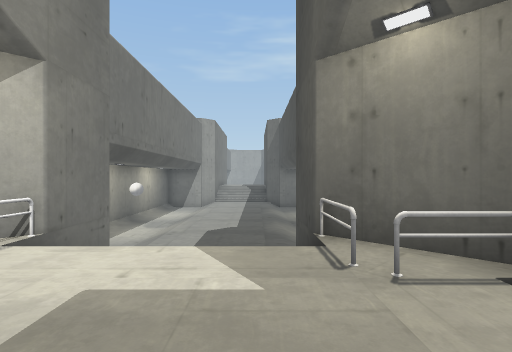
view 1 (above)

18 first-person views from a walk through a Unity game level. The camera is 1.5 m above the floor, looks level and sees 80° across. The floor is counted in squares, 2 m on a side. Each view is taken from the middle of a square. On the plan, view 1 faces up. The plan holds only what a view shows up to about 10 squares ahead; the rest is blank. The place goes on beyond the plan. The player is left out. Some surface patterns are stand-ins.

view 2
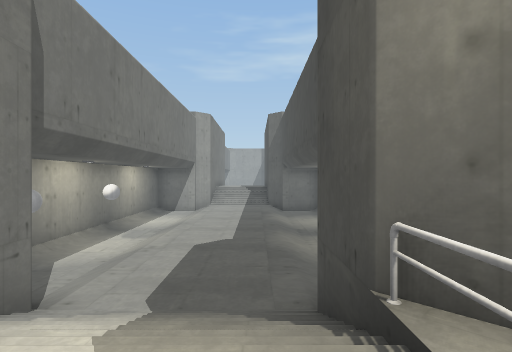

view 3
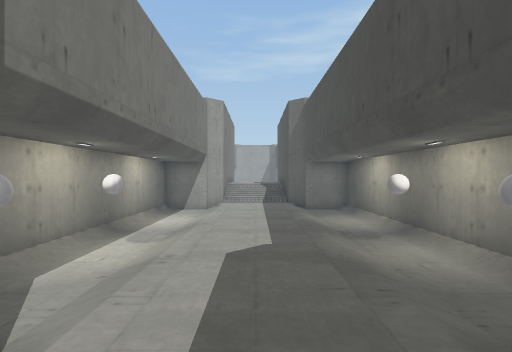

view 4
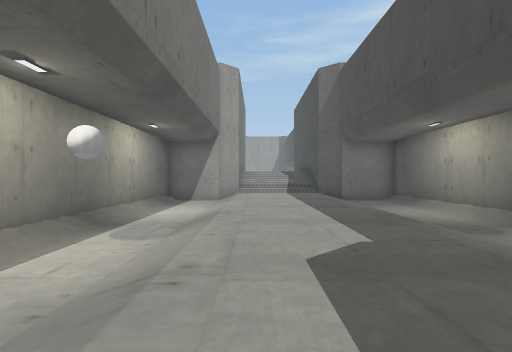

view 5
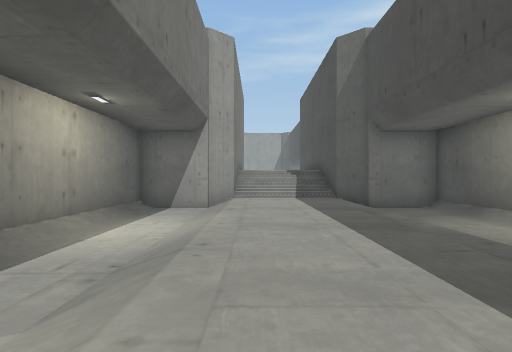

view 6
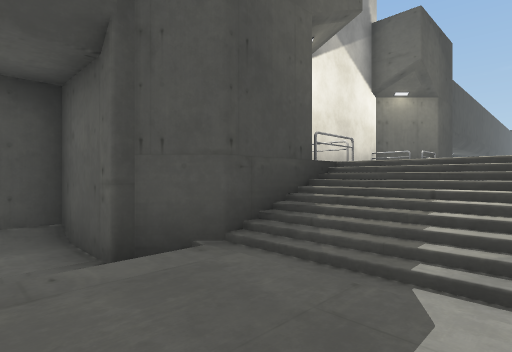

view 7
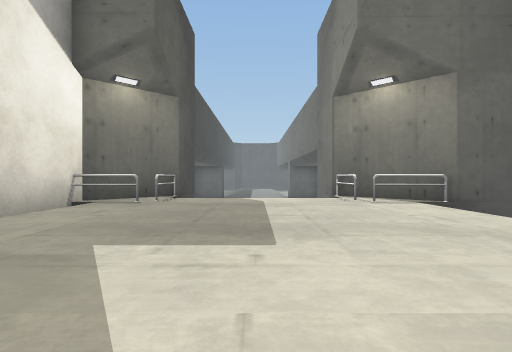

view 8
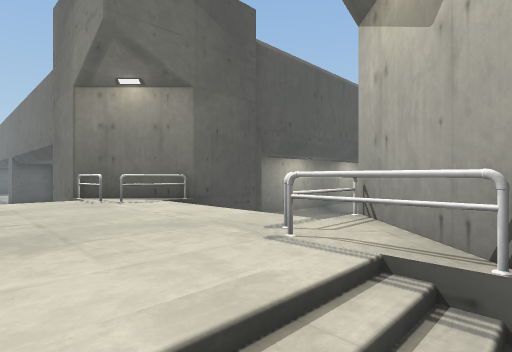

view 9
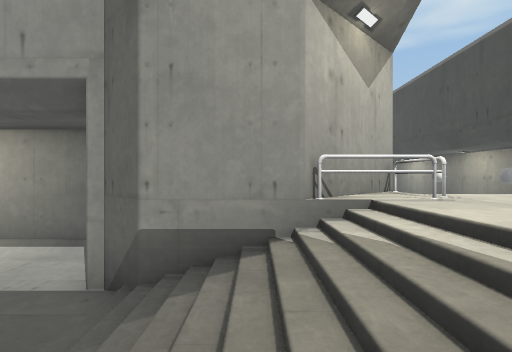

view 10
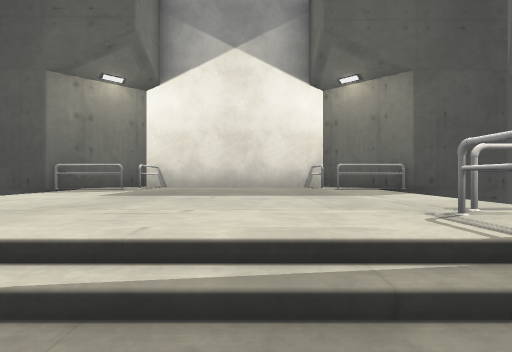

view 11
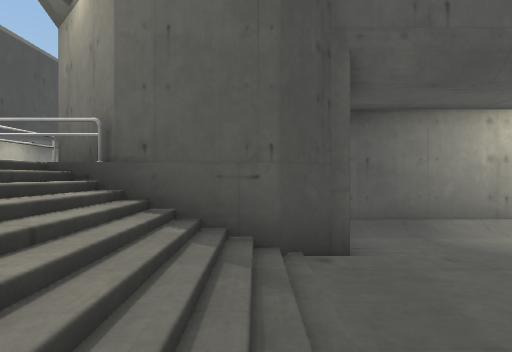

view 12
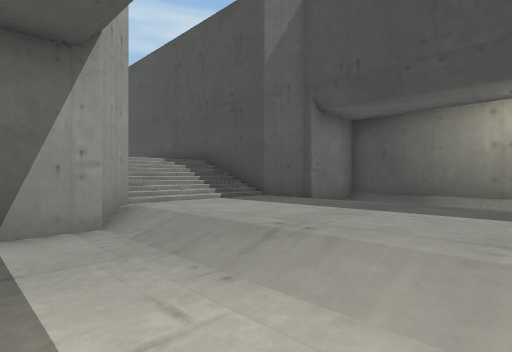

view 13
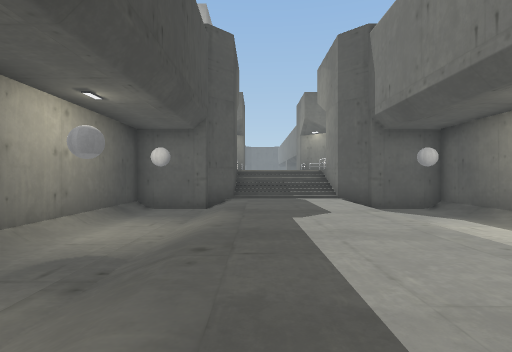

view 14
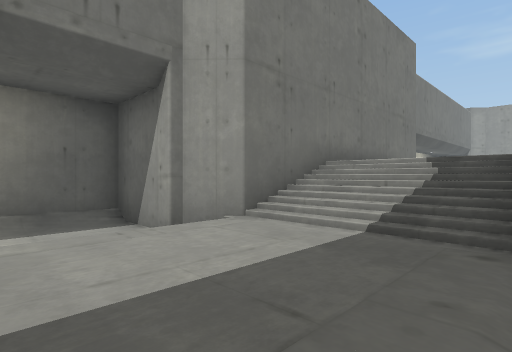

view 15
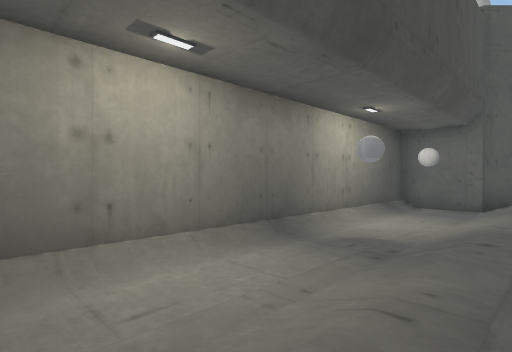

view 16
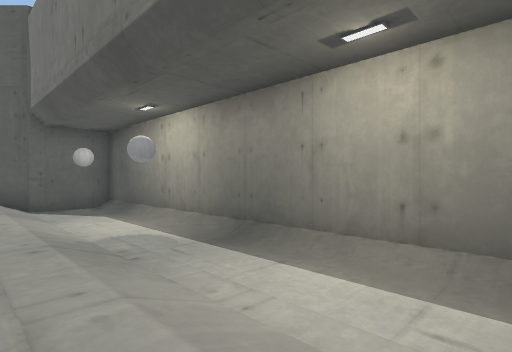

view 17
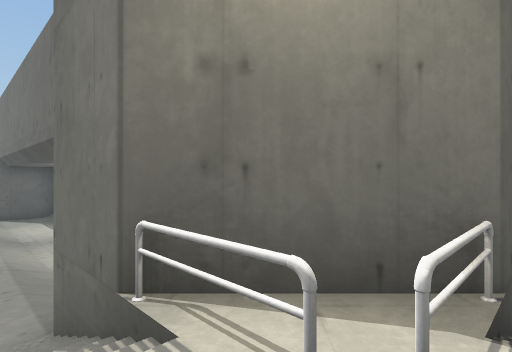

view 18
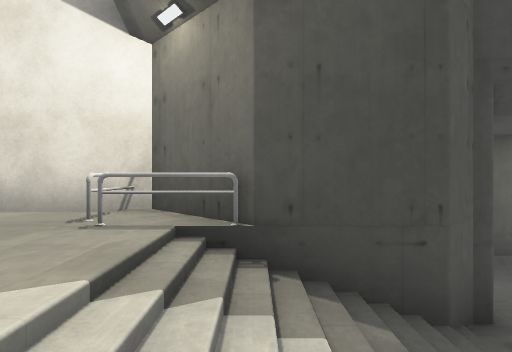

### Floor plan
Key: @ floor where view 1 was taken; # wall or solid block; . main floor; : floor 0.25 m higher than the main floor; + floor 0.5 m higher than the main floor; * floor 1 m higher than the main floor; % floor 1.75 m higher than the main floor; & floor 2.5 m higher than the main floor; / step, stairs or slope; R railing.
Columns run from 9 left of view 1 to 4 right of it. Each row starts with its distance up from view 1.
 23       ## ##
 22       #%%%#
 21      ##***##
 20    ###/+++/###
 19    #../+++/..#
 18    #../+++/..#
 17    #../+++/..#
 16    #../+++/..#
 15    #../+++/..#
 14    #../+++/..#
 13    #../+++/..#
 12    #../+++/..#
 11    #../+++/..#
 10    #../+++/..#
  9    #../+++/..#
  8    #../+++/..#
  7    #../+++/..#
  6    ####///####
  5 ##    #///#
  4  .   ##///##
  3  .####R&&&R##
  2  +///R&&&&&R#
  1   ////&&&&&/#
  0  +////&&&@&/#
 -1  +///R&&&&&R#
 -2  .####R&&&R##
 -3  .   ##///##
 -4 ##    #/ /#
 -5       #/ /##
 -6       :+  :#

Where each view was taken, in squares from view 1:
view 1: 0 up, 0 right, facing up
view 2: 2 up, 0 right, facing up
view 3: 4 up, 1 left, facing up
view 4: 7 up, 2 left, facing up
view 5: 10 up, 2 left, facing up
view 6: 8 up, 2 left, facing down-right
view 7: 4 up, 1 left, facing down
view 8: 4 up, 1 left, facing down-left
view 9: 1 down, 5 left, facing up
view 10: 0 up, 5 left, facing right
view 11: 2 up, 6 left, facing down
view 12: 15 up, 5 left, facing up-right
view 13: 16 up, 0 right, facing down
view 14: 17 up, 1 right, facing up-left
view 15: 17 up, 0 right, facing down-right
view 16: 17 up, 2 left, facing down-left
view 17: 1 down, 2 left, facing down-left
view 18: 3 down, 2 left, facing right
